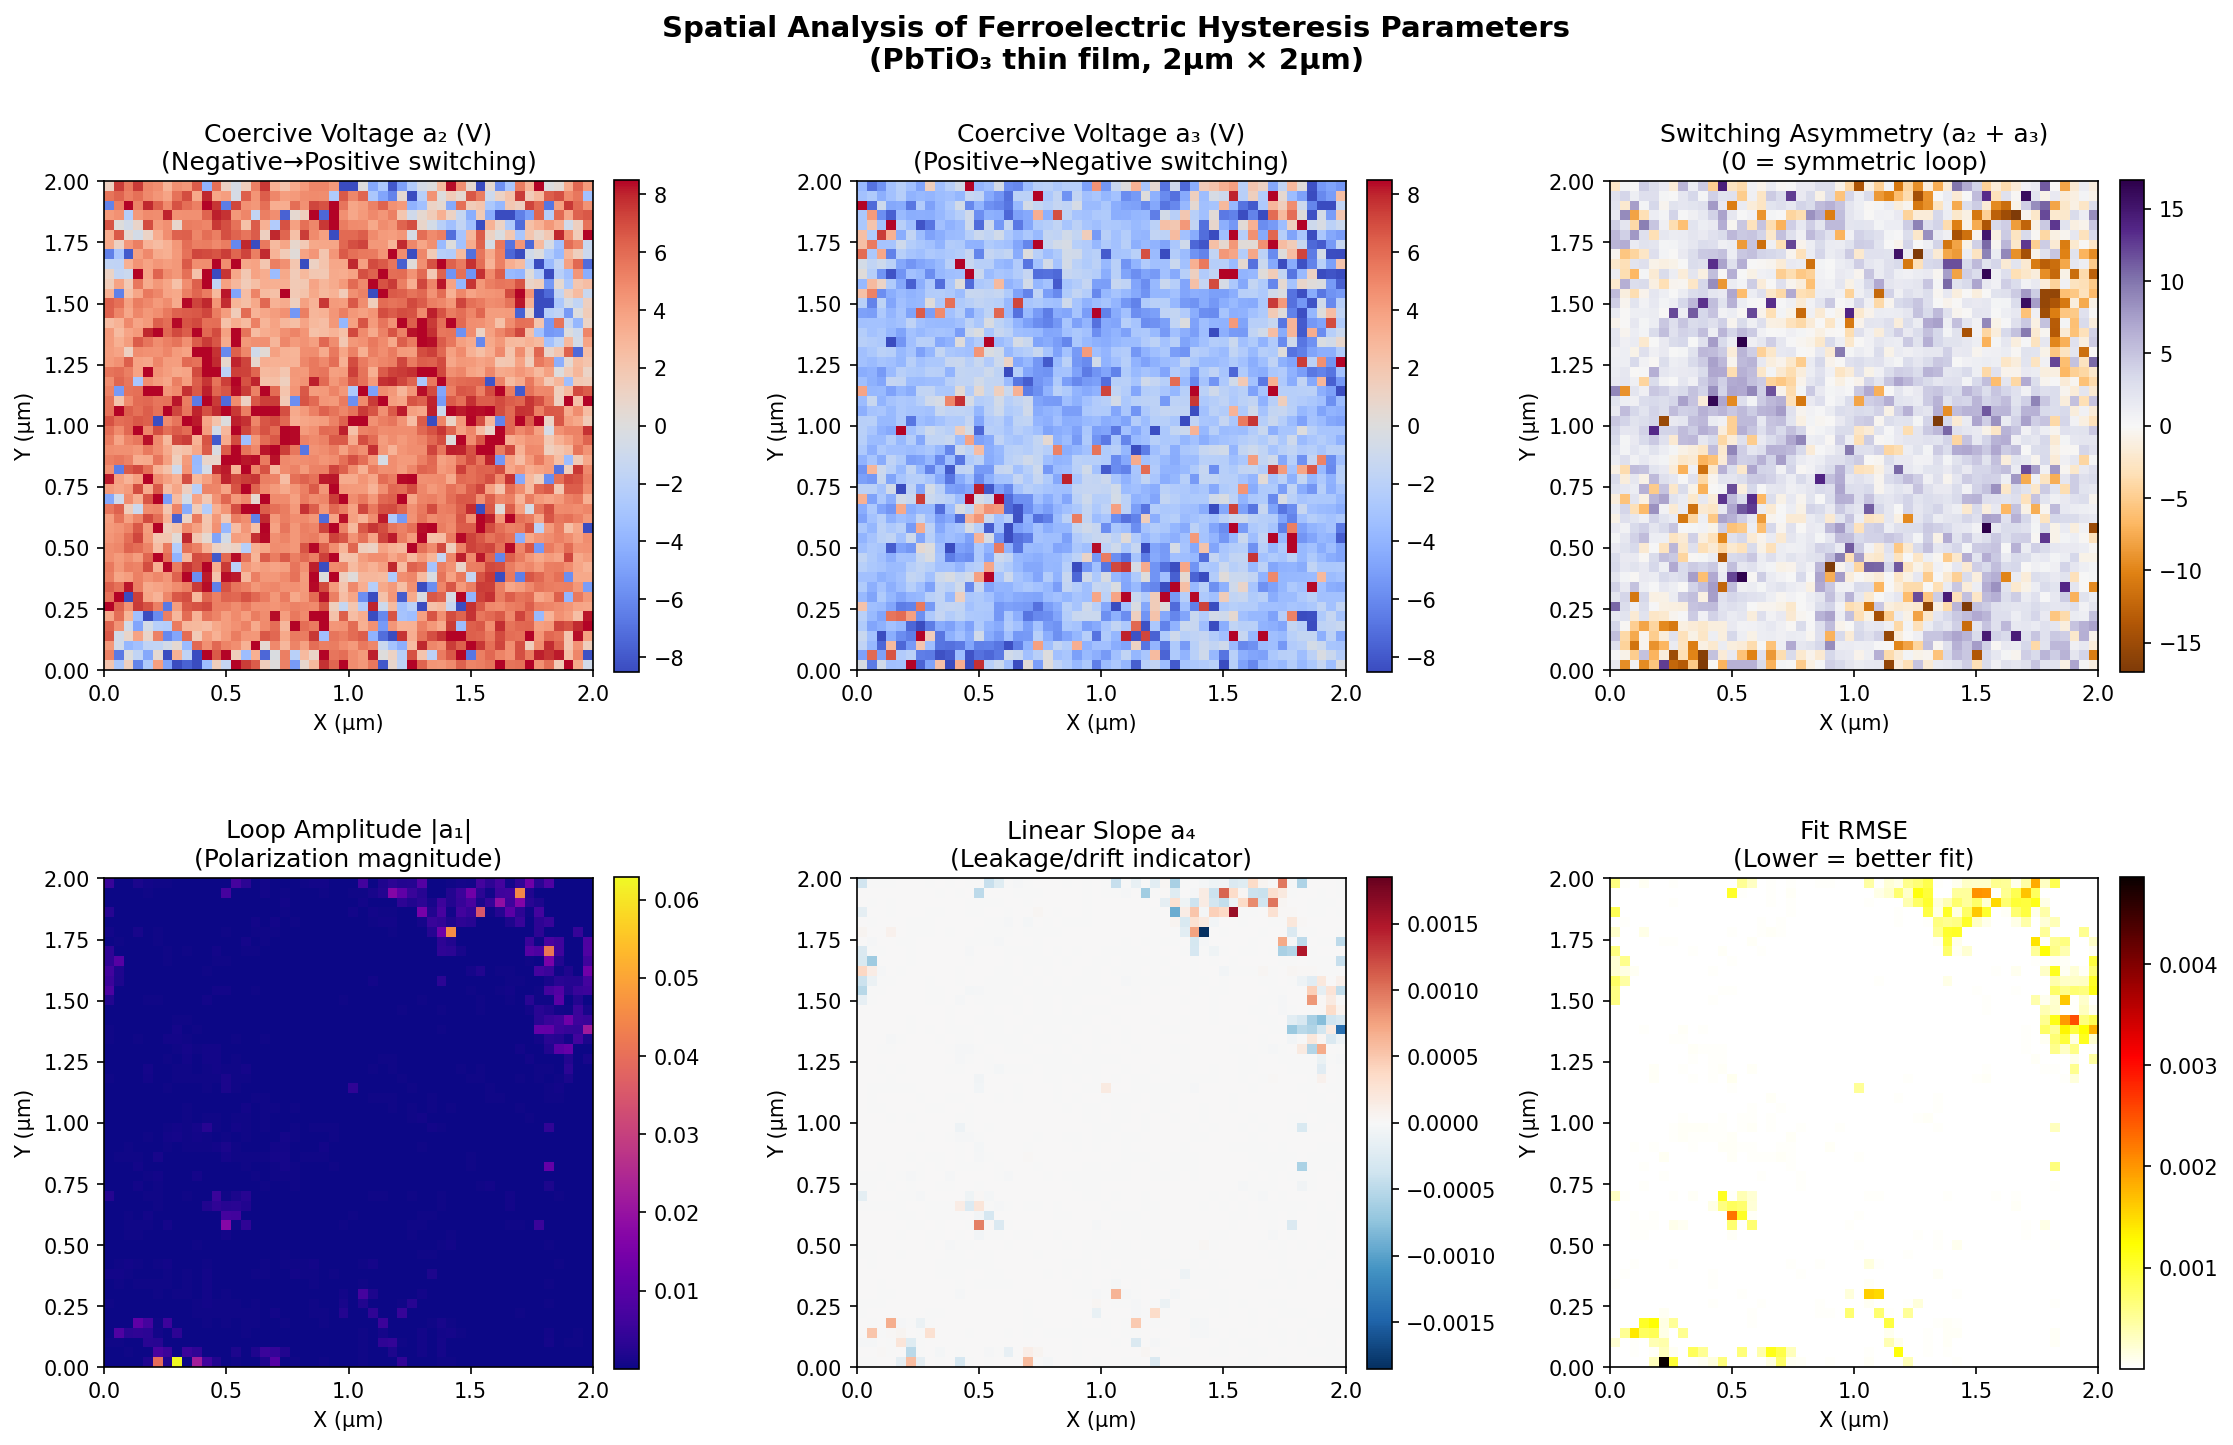

This figure's Python source:
# -*- coding: utf-8 -*-
"""
Spatial Analysis of Hysteresis Loop Fitting Results

This script maps fitted parameters back to the 50x50 spatial grid,
creating heatmaps that reveal physical structures in the ferroelectric film.

Key Parameters Visualized:
- a2, a3: Coercive voltages (where polarization switching occurs)
- a1: Loop amplitude (related to polarization magnitude)
- a4: Linear slope (indicates leakage/drift)
- RMSE: Fit quality map

Physical Interpretation:
- Uniform regions = single domain areas
- Sharp boundaries = domain walls or grain boundaries
- High RMSE regions = measurement artifacts or complex switching
"""

import numpy as np
import matplotlib.pyplot as plt
from matplotlib.colors import TwoSlopeNorm
import pandas as pd
from pathlib import Path
from tqdm import tqdm
from scipy.special import erf
from scipy.optimize import least_squares
from joblib import Parallel, delayed
import multiprocessing


# =============================================================================
# Core fitting functions (copied from loopfittingproblem.py for standalone use)
# =============================================================================

def clean_by_large_diff(v, y, diff_thresh=None, k_mad=8.0, expand=1):
    """Flag points around unusually large |dy| jumps, then linearly interpolate."""
    v = np.asarray(v, float)
    y = np.asarray(y, float)
    n = len(y)
    if n < 3:
        return y.copy()

    dy = np.diff(y)
    ady = np.abs(dy)

    if diff_thresh is None:
        med = np.median(ady)
        mad = np.median(np.abs(ady - med)) + 1e-12
        diff_thresh = med + k_mad * (1.4826 * mad)

    jumps = ady > diff_thresh
    mask = np.zeros(n, dtype=bool)
    idx = np.where(jumps)[0]
    if idx.size > 0:
        mask[idx] = True
        mask[idx + 1] = True
        if expand > 0:
            base = np.where(mask)[0]
            for d in range(1, expand + 1):
                mask[np.clip(base - d, 0, n - 1)] = True
                mask[np.clip(base + d, 0, n - 1)] = True

    y_clean = y.copy()
    good = ~mask
    if good.sum() >= 2 and mask.any():
        x = np.arange(n)
        y_clean[mask] = np.interp(x[mask], x[good], y[good])

    return y_clean


def loop_fit_function(vdc, coef_vec):
    """9 parameter fit function for hysteresis loops."""
    a = coef_vec[:5]
    b = coef_vec[5:]
    d = 1000

    v1 = np.asarray(vdc[:int(len(vdc) / 2)])
    v2 = np.asarray(vdc[int(len(vdc) / 2):])

    g1 = (b[1] - b[0]) / 2 * (erf((v1 - a[2]) * d) + 1) + b[0]
    g2 = (b[3] - b[2]) / 2 * (erf((v2 - a[3]) * d) + 1) + b[2]

    y1 = (g1 * erf((v1 - a[2]) / g1) + b[0]) / (b[0] + b[1])
    y2 = (g2 * erf((v2 - a[3]) / g2) + b[2]) / (b[2] + b[3])

    f1 = a[0] + a[1] * y1 + a[4] * v1
    f2 = a[0] + a[1] * y2 + a[4] * v2

    return np.hstack((f1, f2))


def loop_model_coef(vdc, coef_vec, d=1000.0):
    """Model with adjustable d parameter for continuation."""
    coef_vec = np.asarray(coef_vec, float)
    a0, a1, a2, a3, a4, b0, b1, b2, b3 = coef_vec

    vdc = np.asarray(vdc, float)
    n2 = len(vdc) // 2
    v1, v2 = vdc[:n2], vdc[n2:]

    g1 = (b1 - b0) / 2.0 * (erf((v1 - a2) * d) + 1.0) + b0
    g2 = (b3 - b2) / 2.0 * (erf((v2 - a3) * d) + 1.0) + b2

    y1 = (g1 * erf((v1 - a2) / g1) + b0) / (b0 + b1)
    y2 = (g2 * erf((v2 - a3) / g2) + b2) / (b2 + b3)

    f1 = a0 + a1 * y1 + a4 * v1
    f2 = a0 + a1 * y2 + a4 * v2
    return np.hstack([f1, f2])


def residuals_coef(coef_vec, vdc, y_obs, d=1000.0):
    return loop_model_coef(vdc, coef_vec, d=d) - np.asarray(y_obs, float)


def _switch_center_by_max_slope(v, y):
    v = np.asarray(v, float)
    y = np.asarray(y, float)
    dy = np.gradient(y, v)
    return float(v[np.argmax(np.abs(dy))])


def _robust_slope_tail(v, y, frac=0.2):
    v = np.asarray(v, float)
    y = np.asarray(y, float)
    n = len(v)
    k = max(3, int(frac * n))
    order = np.argsort(v)
    idx = np.r_[order[:k], order[-k:]]
    X = np.column_stack([np.ones(len(idx)), v[idx]])
    beta, *_ = np.linalg.lstsq(X, y[idx], rcond=None)
    return float(beta[1])


def _width_10_90(v, y):
    v = np.asarray(v, float)
    y = np.asarray(y, float)
    ymin, ymax = float(np.min(y)), float(np.max(y))
    if ymax - ymin < 1e-12:
        return 2.0
    yn = (y - ymin) / (ymax - ymin)
    order = np.argsort(v)
    v2, yn2 = v[order], yn[order]

    def interp_x(level):
        idx = np.where(yn2 >= level)[0]
        if len(idx) == 0:
            return float(v2[-1])
        i = idx[0]
        if i == 0:
            return float(v2[0])
        x0, x1 = v2[i - 1], v2[i]
        y0, y1 = yn2[i - 1], yn2[i]
        t = 0.0 if abs(y1 - y0) < 1e-12 else (level - y0) / (y1 - y0)
        return float(x0 + t * (x1 - x0))

    return max(0.2, abs(interp_x(0.90) - interp_x(0.10)))


def make_x0_coef(vdc, y_obs):
    """Generate initial parameter guess from loop shape."""
    vdc = np.asarray(vdc, float)
    y_obs = np.asarray(y_obs, float)
    n2 = len(vdc) // 2
    v1, v2 = vdc[:n2], vdc[n2:]
    y1, y2 = y_obs[:n2], y_obs[n2:]

    a2 = _switch_center_by_max_slope(v1, y1)
    a3 = _switch_center_by_max_slope(v2, y2)
    a4 = _robust_slope_tail(vdc, y_obs, frac=0.2)

    a0 = float(np.median(y_obs))
    a1 = float(np.max(y_obs) - np.min(y_obs))
    if abs(a1) < 1e-12:
        a1 = 1.0

    w1 = _width_10_90(v1, y1)
    w2 = _width_10_90(v2, y2)

    b0 = max(0.1, 0.5 * w1)
    b1 = max(0.2, 1.2 * w1)
    b2 = max(0.1, 0.5 * w2)
    b3 = max(0.2, 1.2 * w2)

    return np.array([a0, a1, a2, a3, a4, b0, b1, b2, b3], float)


def fit_optionA_strong_coef(vdc, y_obs, n_starts=30, d_schedule=(40, 120, 400, 1000), seed=0, b_max=20.0):
    """
    Multi-start optimization with continuation (gradually increasing d).

    This approach helps escape local minima by:
    1. Starting with smooth objective (low d)
    2. Gradually sharpening to match physics (high d)
    3. Trying multiple random initializations
    """
    rng = np.random.default_rng(seed)
    vdc = np.asarray(vdc, float)
    y_obs = np.asarray(y_obs, float)
    vmin, vmax = float(np.min(vdc)), float(np.max(vdc))

    lb = np.array([-np.inf, -np.inf, vmin, vmin, -np.inf, 1e-3, 1e-3, 1e-3, 1e-3], float)
    ub = np.array([np.inf, np.inf, vmax, vmax, np.inf, b_max, b_max, b_max, b_max], float)

    base = make_x0_coef(vdc, y_obs)

    def jitter(coef):
        c = coef.copy()
        c[2] += rng.normal(0, 0.8)
        c[3] += rng.normal(0, 0.8)
        for j in [5, 6, 7, 8]:
            c[j] *= np.exp(rng.normal(0, 0.35))
        c[0] += rng.normal(0, 0.2 * np.std(y_obs))
        c[1] *= np.exp(rng.normal(0, 0.2))
        c[4] += rng.normal(0, 0.2 * abs(c[4]) + 1e-6)
        return c

    best = None
    best_cost = np.inf

    for s in range(n_starts):
        x0 = base if s == 0 else jitter(base)
        x0 = np.minimum(np.maximum(x0, lb), ub)

        x = x0
        for d in d_schedule:
            res = least_squares(
                residuals_coef, x,
                args=(vdc, y_obs, d),
                method="trf",
                loss="soft_l1",
                bounds=(lb, ub),
                x_scale="jac",
                max_nfev=4000
            )
            x = res.x

        if res.cost < best_cost:
            best_cost = res.cost
            best = x

    return best


# =============================================================================
# Spatial analysis functions
# =============================================================================


def fit_single_loop(idx, y, vdc_rolled, n_starts):
    """Fit a single loop - helper function for parallel processing."""
    p_best = fit_optionA_strong_coef(
        vdc_rolled, y,
        n_starts=n_starts,
        d_schedule=(30, 80, 200, 600, 1000),
        seed=42 + idx  # Different seed per loop for diversity
    )
    y_pred = loop_fit_function(vdc_rolled, p_best)
    rmse = np.sqrt(np.mean((y_pred - y)**2))

    return {
        'loop_id': idx,
        'rmse': rmse,
        'a0': p_best[0],
        'a1': p_best[1],
        'a2': p_best[2],
        'a3': p_best[3],
        'a4': p_best[4],
        'b0': p_best[5],
        'b1': p_best[6],
        'b2': p_best[7],
        'b3': p_best[8],
    }


def load_or_compute_results(
    loops_flat,
    vdc_rolled,
    result_path="result_spatial.csv",
    n_starts=8,
    force_recompute=False,
    n_jobs=-1
):
    """
    Load cached fitting results or compute them using parallel processing.

    Parameters
    ----------
    loops_flat : ndarray
        Flattened loop data (n_loops, n_points)
    vdc_rolled : ndarray
        Rolled voltage vector
    result_path : str
        Path to cache results
    n_starts : int
        Number of random starts for fitting
    force_recompute : bool
        If True, recompute even if cache exists
    n_jobs : int
        Number of parallel jobs (-1 = all CPUs)

    Returns
    -------
    DataFrame with columns: loop_id, rmse, a0-a4, b0-b3
    """
    result_path = Path(result_path)

    if result_path.exists() and not force_recompute:
        print(f"Loading cached results from {result_path}")
        return pd.read_csv(result_path, index_col=0)

    # Determine number of workers
    if n_jobs == -1:
        n_jobs = multiprocessing.cpu_count()

    print(f"Fitting {len(loops_flat)} loops (n_starts={n_starts}, n_jobs={n_jobs})...")

    # Parallel fitting with progress bar
    rows = Parallel(n_jobs=n_jobs, verbose=10)(
        delayed(fit_single_loop)(idx, loops_flat[idx], vdc_rolled, n_starts)
        for idx in range(len(loops_flat))
    )

    result = pd.DataFrame(rows)
    result = result.sort_values('loop_id').reset_index(drop=True)
    result.to_csv(result_path)
    print(f"Results saved to {result_path}")
    return result


def reshape_to_grid(values, grid_shape=(50, 50)):
    """Reshape 1D array of loop values to 2D spatial grid."""
    return np.array(values).reshape(grid_shape)


def plot_parameter_map(
    ax, data_2d, title, cmap='viridis',
    center_zero=False, vmin=None, vmax=None,
    scale_um=2.0
):
    """
    Plot a single parameter heatmap.

    Parameters
    ----------
    ax : matplotlib axis
    data_2d : 2D array
        Parameter values on spatial grid
    title : str
    cmap : str
        Colormap name
    center_zero : bool
        If True, center colormap at zero (for signed quantities)
    scale_um : float
        Physical scale in micrometers
    """
    extent = [0, scale_um, 0, scale_um]

    if center_zero:
        abs_max = max(abs(np.nanmin(data_2d)), abs(np.nanmax(data_2d)))
        norm = TwoSlopeNorm(vmin=-abs_max, vcenter=0, vmax=abs_max)
        im = ax.imshow(data_2d, cmap=cmap, norm=norm, extent=extent, origin='lower')
    else:
        im = ax.imshow(data_2d, cmap=cmap, vmin=vmin, vmax=vmax, extent=extent, origin='lower')

    ax.set_xlabel('X (μm)')
    ax.set_ylabel('Y (μm)')
    ax.set_title(title)
    plt.colorbar(im, ax=ax, fraction=0.046, pad=0.04)
    return im


def create_spatial_analysis_figure(result_df, grid_shape=(50, 50), save_path=None):
    """
    Create comprehensive spatial analysis figure.

    This figure shows:
    1. Coercive voltage maps (a2, a3) - where switching occurs
    2. Coercive voltage asymmetry - difference between switching voltages
    3. Amplitude map (a1) - strength of ferroelectric response
    4. Linear slope (a4) - leakage current indicator
    5. Fit quality (RMSE) - identifies problematic regions
    """
    fig, axes = plt.subplots(2, 3, figsize=(15, 10))
    fig.suptitle('Spatial Analysis of Ferroelectric Hysteresis Parameters\n(PbTiO₃ thin film, 2μm × 2μm)',
                 fontsize=14, fontweight='bold')

    # Reshape parameters to 2D grid
    a2_map = reshape_to_grid(result_df['a2'], grid_shape)
    a3_map = reshape_to_grid(result_df['a3'], grid_shape)
    a1_map = reshape_to_grid(result_df['a1'], grid_shape)
    a4_map = reshape_to_grid(result_df['a4'], grid_shape)
    rmse_map = reshape_to_grid(result_df['rmse'], grid_shape)

    # Coercive voltage asymmetry
    asymmetry_map = a2_map + a3_map  # Should be ~0 for symmetric loops

    # Plot 1: Coercive voltage a2 (negative branch)
    plot_parameter_map(
        axes[0, 0], a2_map,
        'Coercive Voltage a₂ (V)\n(Negative→Positive switching)',
        cmap='coolwarm', center_zero=True
    )

    # Plot 2: Coercive voltage a3 (positive branch)
    plot_parameter_map(
        axes[0, 1], a3_map,
        'Coercive Voltage a₃ (V)\n(Positive→Negative switching)',
        cmap='coolwarm', center_zero=True
    )

    # Plot 3: Asymmetry (a2 + a3)
    plot_parameter_map(
        axes[0, 2], asymmetry_map,
        'Switching Asymmetry (a₂ + a₃)\n(0 = symmetric loop)',
        cmap='PuOr', center_zero=True
    )

    # Plot 4: Amplitude
    plot_parameter_map(
        axes[1, 0], np.abs(a1_map),
        'Loop Amplitude |a₁|\n(Polarization magnitude)',
        cmap='plasma'
    )

    # Plot 5: Linear slope (leakage)
    plot_parameter_map(
        axes[1, 1], a4_map,
        'Linear Slope a₄\n(Leakage/drift indicator)',
        cmap='RdBu_r', center_zero=True
    )

    # Plot 6: RMSE (fit quality)
    plot_parameter_map(
        axes[1, 2], rmse_map,
        'Fit RMSE\n(Lower = better fit)',
        cmap='hot_r'
    )

    plt.tight_layout()

    if save_path:
        plt.savefig(save_path, dpi=150, bbox_inches='tight')
        print(f"Figure saved to {save_path}")

    plt.show()
    return fig


def create_domain_map(result_df, grid_shape=(50, 50), save_path=None):
    """
    Create a simplified domain map based on coercive voltage signs.

    This identifies regions with:
    - Normal polarity (majority)
    - Reversed polarity (flipped domains)
    - Asymmetric switching
    """
    a2_map = reshape_to_grid(result_df['a2'], grid_shape)
    a3_map = reshape_to_grid(result_df['a3'], grid_shape)

    # Domain classification based on coercive voltage signs
    # Normal: a2 < 0 and a3 > 0
    # Reversed: a2 > 0 and a3 < 0
    domain_map = np.zeros(grid_shape)
    domain_map[(a2_map < 0) & (a3_map > 0)] = 1   # Normal
    domain_map[(a2_map > 0) & (a3_map < 0)] = -1  # Reversed
    # 0 = unusual/mixed

    fig, ax = plt.subplots(figsize=(8, 7))

    extent = [0, 2.0, 0, 2.0]
    im = ax.imshow(domain_map, cmap='coolwarm', vmin=-1, vmax=1, extent=extent, origin='lower')

    ax.set_xlabel('X (μm)', fontsize=12)
    ax.set_ylabel('Y (μm)', fontsize=12)
    ax.set_title('Ferroelectric Domain Map\n(Blue=Reversed, White=Unusual, Red=Normal)', fontsize=14)

    cbar = plt.colorbar(im, ax=ax, ticks=[-1, 0, 1])
    cbar.ax.set_yticklabels(['Reversed', 'Unusual', 'Normal'])

    plt.tight_layout()

    if save_path:
        plt.savefig(save_path, dpi=150, bbox_inches='tight')
        print(f"Domain map saved to {save_path}")

    plt.show()
    return fig


def create_histogram_figure(result_df, save_path=None):
    """
    Create histogram distributions for all fitted parameters.

    This helps identify:
    - Parameter distributions (normal, bimodal, skewed)
    - Outliers and anomalies
    - Physical parameter ranges
    """
    fig, axes = plt.subplots(3, 3, figsize=(14, 12))
    fig.suptitle('Parameter Distributions from Hysteresis Loop Fitting',
                 fontsize=14, fontweight='bold')

    params = [
        ('a0', 'Offset a₀', 'steelblue'),
        ('a1', 'Amplitude a₁', 'darkorange'),
        ('a2', 'Coercive Voltage a₂ (V)', 'crimson'),
        ('a3', 'Coercive Voltage a₃ (V)', 'forestgreen'),
        ('a4', 'Linear Slope a₄', 'purple'),
        ('b0', 'Width b₀', 'teal'),
        ('b1', 'Width b₁', 'brown'),
        ('b2', 'Width b₂', 'olive'),
        ('b3', 'Width b₃', 'navy'),
    ]

    for ax, (param, label, color) in zip(axes.flatten(), params):
        data = result_df[param].dropna()

        # Remove extreme outliers for better visualization
        q01, q99 = np.percentile(data, [1, 99])
        data_clipped = data[(data >= q01) & (data <= q99)]

        ax.hist(data_clipped, bins=50, color=color, alpha=0.7, edgecolor='black', linewidth=0.5)
        ax.axvline(data.mean(), color='red', linestyle='--', linewidth=2, label=f'Mean: {data.mean():.2e}')
        ax.axvline(data.median(), color='black', linestyle='-', linewidth=2, label=f'Median: {data.median():.2e}')

        ax.set_xlabel(label)
        ax.set_ylabel('Count')
        ax.legend(fontsize=8)
        ax.grid(True, alpha=0.3)

    plt.tight_layout()

    if save_path:
        plt.savefig(save_path, dpi=150, bbox_inches='tight')
        print(f"Histogram figure saved to {save_path}")

    plt.show()
    return fig


def create_correlation_figure(result_df, save_path=None):
    """
    Create correlation matrix and scatter plots for key parameters.

    Physical interpretations:
    - a2 vs a3: Should be anticorrelated (opposite switching directions)
    - a1 vs RMSE: Large amplitude loops may be harder to fit
    - a2 vs a3 asymmetry: Indicates imprint or built-in bias
    """
    # Select key parameters for correlation
    params = ['a0', 'a1', 'a2', 'a3', 'a4', 'rmse']
    param_labels = ['a₀ (offset)', 'a₁ (amplitude)', 'a₂ (V)', 'a₃ (V)', 'a₄ (slope)', 'RMSE']

    df_subset = result_df[params].copy()

    # Compute correlation matrix
    corr_matrix = df_subset.corr()

    fig = plt.figure(figsize=(16, 12))

    # Create grid: correlation matrix on left, scatter plots on right
    gs = fig.add_gridspec(2, 3, width_ratios=[1.2, 1, 1], hspace=0.3, wspace=0.3)

    # Correlation heatmap
    ax_corr = fig.add_subplot(gs[:, 0])
    im = ax_corr.imshow(corr_matrix, cmap='RdBu_r', vmin=-1, vmax=1, aspect='auto')
    ax_corr.set_xticks(range(len(params)))
    ax_corr.set_yticks(range(len(params)))
    ax_corr.set_xticklabels(param_labels, rotation=45, ha='right')
    ax_corr.set_yticklabels(param_labels)
    ax_corr.set_title('Parameter Correlation Matrix', fontsize=12, fontweight='bold')

    # Add correlation values as text
    for i in range(len(params)):
        for j in range(len(params)):
            val = corr_matrix.iloc[i, j]
            color = 'white' if abs(val) > 0.5 else 'black'
            ax_corr.text(j, i, f'{val:.2f}', ha='center', va='center', color=color, fontsize=9)

    plt.colorbar(im, ax=ax_corr, fraction=0.046, pad=0.04, label='Correlation')

    # Scatter plot 1: a2 vs a3 (most important - coercive voltages)
    ax1 = fig.add_subplot(gs[0, 1])
    scatter1 = ax1.scatter(result_df['a2'], result_df['a3'],
                           c=result_df['rmse'], cmap='viridis',
                           alpha=0.5, s=10, edgecolors='none')
    ax1.axhline(0, color='gray', linestyle='--', alpha=0.5)
    ax1.axvline(0, color='gray', linestyle='--', alpha=0.5)
    ax1.set_xlabel('a₂ - Coercive Voltage (V)')
    ax1.set_ylabel('a₃ - Coercive Voltage (V)')
    ax1.set_title(f'Coercive Voltages\n(r = {corr_matrix.loc["a2", "a3"]:.3f})', fontweight='bold')
    plt.colorbar(scatter1, ax=ax1, label='RMSE')
    ax1.grid(True, alpha=0.3)

    # Add quadrant labels
    ax1.text(0.95, 0.95, 'Normal', transform=ax1.transAxes, ha='right', va='top',
             fontsize=10, color='green', fontweight='bold')
    ax1.text(0.05, 0.05, 'Reversed', transform=ax1.transAxes, ha='left', va='bottom',
             fontsize=10, color='blue', fontweight='bold')

    # Scatter plot 2: Amplitude vs RMSE
    ax2 = fig.add_subplot(gs[0, 2])
    ax2.scatter(np.abs(result_df['a1']), result_df['rmse'],
                alpha=0.5, s=10, c='steelblue', edgecolors='none')
    ax2.set_xlabel('|a₁| - Loop Amplitude')
    ax2.set_ylabel('RMSE')
    ax2.set_title(f'Amplitude vs Fit Quality\n(r = {corr_matrix.loc["a1", "rmse"]:.3f})', fontweight='bold')
    ax2.set_yscale('log')
    ax2.grid(True, alpha=0.3)

    # Scatter plot 3: Asymmetry distribution
    ax3 = fig.add_subplot(gs[1, 1])
    asymmetry = result_df['a2'] + result_df['a3']
    ax3.hist(asymmetry, bins=50, color='purple', alpha=0.7, edgecolor='black', linewidth=0.5)
    ax3.axvline(0, color='red', linestyle='--', linewidth=2, label='Symmetric (0)')
    ax3.axvline(asymmetry.mean(), color='orange', linestyle='-', linewidth=2,
                label=f'Mean: {asymmetry.mean():.2f}V')
    ax3.set_xlabel('Switching Asymmetry (a₂ + a₃) [V]')
    ax3.set_ylabel('Count')
    ax3.set_title('Loop Asymmetry Distribution\n(Imprint indicator)', fontweight='bold')
    ax3.legend()
    ax3.grid(True, alpha=0.3)

    # Scatter plot 4: Coercive voltage spread (|a2| + |a3|) vs amplitude
    ax4 = fig.add_subplot(gs[1, 2])
    coercive_spread = np.abs(result_df['a2']) + np.abs(result_df['a3'])
    scatter4 = ax4.scatter(coercive_spread, np.abs(result_df['a1']),
                           c=result_df['rmse'], cmap='viridis',
                           alpha=0.5, s=10, edgecolors='none')
    ax4.set_xlabel('Coercive Spread |a₂| + |a₃| (V)')
    ax4.set_ylabel('|a₁| - Loop Amplitude')
    ax4.set_title('Coercive Spread vs Amplitude', fontweight='bold')
    plt.colorbar(scatter4, ax=ax4, label='RMSE')
    ax4.grid(True, alpha=0.3)

    fig.suptitle('Parameter Correlations and Relationships', fontsize=14, fontweight='bold', y=1.02)
    plt.tight_layout()

    if save_path:
        plt.savefig(save_path, dpi=150, bbox_inches='tight')
        print(f"Correlation figure saved to {save_path}")

    plt.show()
    return fig


def create_pairplot(result_df, save_path=None):
    """
    Create a comprehensive pairplot of key parameters.
    Color-coded by domain type for physical insight.
    """
    try:
        import seaborn as sns
    except ImportError:
        print("Seaborn not installed. Skipping pairplot. Install with: pip install seaborn")
        return None

    # Add domain classification
    df_plot = result_df[['a1', 'a2', 'a3', 'a4', 'rmse']].copy()

    # Classify domains
    conditions = [
        (result_df['a2'] < 0) & (result_df['a3'] > 0),  # Normal
        (result_df['a2'] > 0) & (result_df['a3'] < 0),  # Reversed
    ]
    choices = ['Normal', 'Reversed']
    df_plot['Domain'] = np.select(conditions, choices, default='Unusual')

    # Create pairplot
    g = sns.pairplot(df_plot, hue='Domain',
                     palette={'Normal': 'red', 'Reversed': 'blue', 'Unusual': 'gray'},
                     diag_kind='hist',
                     plot_kws={'alpha': 0.4, 's': 15},
                     diag_kws={'alpha': 0.6, 'bins': 30},
                     corner=True)

    g.fig.suptitle('Pairwise Parameter Relationships by Domain Type', y=1.02, fontsize=14, fontweight='bold')

    if save_path:
        g.savefig(save_path, dpi=150, bbox_inches='tight')
        print(f"Pairplot saved to {save_path}")

    plt.show()
    return g


def print_statistics(result_df):
    """Print summary statistics with physical interpretation."""
    print("\n" + "="*60)
    print("FITTING RESULTS SUMMARY")
    print("="*60)

    print("\n📊 Fit Quality:")
    print(f"   Mean RMSE: {result_df['rmse'].mean():.2e}")
    print(f"   Median RMSE: {result_df['rmse'].median():.2e}")
    print(f"   Max RMSE: {result_df['rmse'].max():.2e}")
    poor_fits = (result_df['rmse'] > result_df['rmse'].quantile(0.95)).sum()
    print(f"   Poor fits (>95th percentile): {poor_fits} loops")

    print("\n⚡ Coercive Voltages:")
    print(f"   a₂ (neg→pos): {result_df['a2'].mean():.2f} ± {result_df['a2'].std():.2f} V")
    print(f"   a₃ (pos→neg): {result_df['a3'].mean():.2f} ± {result_df['a3'].std():.2f} V")
    asymmetry = result_df['a2'] + result_df['a3']
    print(f"   Asymmetry (a₂+a₃): {asymmetry.mean():.2f} ± {asymmetry.std():.2f} V")

    print("\n📈 Loop Characteristics:")
    print(f"   Amplitude |a₁|: {np.abs(result_df['a1']).mean():.2e} ± {np.abs(result_df['a1']).std():.2e}")
    print(f"   Linear slope a₄: {result_df['a4'].mean():.2e} ± {result_df['a4'].std():.2e}")

    # Domain statistics
    normal = ((result_df['a2'] < 0) & (result_df['a3'] > 0)).sum()
    reversed_dom = ((result_df['a2'] > 0) & (result_df['a3'] < 0)).sum()
    unusual = len(result_df) - normal - reversed_dom

    print("\n🔬 Domain Distribution:")
    print(f"   Normal polarity: {normal} ({100*normal/len(result_df):.1f}%)")
    print(f"   Reversed polarity: {reversed_dom} ({100*reversed_dom/len(result_df):.1f}%)")
    print(f"   Unusual/mixed: {unusual} ({100*unusual/len(result_df):.1f}%)")
    print("="*60)


if __name__ == "__main__":
    # Load data
    print("Loading hysteresis loop data...")
    hysteresis_loops = np.load('hysteresis_loops.npy')
    dc_vec = np.load('dc_vec.npy')

    # Flatten if needed
    if hysteresis_loops.ndim == 3:
        loops_flat = hysteresis_loops.reshape(-1, hysteresis_loops.shape[-1])
    else:
        loops_flat = hysteresis_loops

    # Roll voltage vector
    imin = np.argmin(dc_vec)
    vdc_rolled = np.roll(dc_vec, -imin)

    # Clean loops (same preprocessing as main script)
    print("Preprocessing loops...")
    cleaned_loops = []
    for y in tqdm(loops_flat, desc="Cleaning"):
        y_rolled = np.roll(y, -imin)
        q10 = np.quantile(y_rolled, 0.10)
        q90 = np.quantile(y_rolled, 0.90)
        spread = q90 - q10
        y_clean = clean_by_large_diff(vdc_rolled, y_rolled, diff_thresh=spread, expand=1)
        cleaned_loops.append(y_clean)
    cleaned_loops = np.array(cleaned_loops)

    # Fit all loops (or load cached results)
    result_df = load_or_compute_results(
        cleaned_loops,
        vdc_rolled,
        result_path="result_spatial.csv",
        n_starts=8,  # Increase for better fits
        force_recompute=False
    )

    # Print statistics
    print_statistics(result_df)

    # Create visualizations
    print("\nGenerating spatial analysis plots...")
    create_spatial_analysis_figure(result_df, save_path="spatial_analysis.png")
    create_domain_map(result_df, save_path="domain_map.png")

    # Create histogram and correlation plots
    print("\nGenerating histogram distributions...")
    create_histogram_figure(result_df, save_path="histograms.png")

    print("\nGenerating correlation analysis...")
    create_correlation_figure(result_df, save_path="correlations.png")

    print("\nGenerating pairplot (by domain type)...")
    create_pairplot(result_df, save_path="pairplot.png")

    print("\n✅ Analysis complete!")
